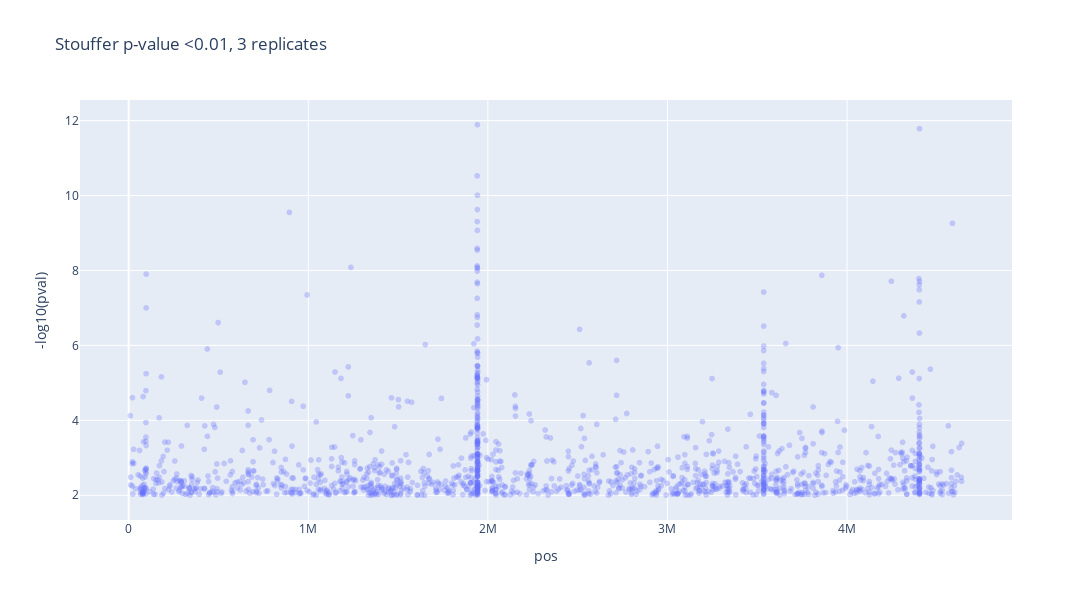

Notebook source saved alongside this figure:
### Code cell
#interactive plot, to explore other regions more easily
#may be of interest to some readers for further exploration of the data.
import plotly.express as px


# Filter the data
# Apply filters
pval_cutoff = 0.01
into_plot = combined_salt2_df.copy()
into_plot = into_plot[(into_plot['stouffer_pval']<pval_cutoff)] #& (into_plot['count']>1)
into_plot['pos_str'] = into_plot['pos'].astype(str) #string version of pos
# label genes, using fast method
into_plot['Gene'] = into_plot['pos'].apply(fast_annotate)

# Generate interactive scatter plot
fig = px.scatter(
    into_plot,
    x="pos",
    y="-log10(pval)",
    title=f"Stouffer p-value <{pval_cutoff}, 3 replicates",
    labels={"pos_str": "Genomic Position", "stouffer_pval": "Stouffer p-value", "Gene": "Gene"},
    opacity=0.3,
    hover_data=into_plot.columns,  # Optional: show all columns on hover,
    width=1200,   # Width in pixels
    height=600 
)

# Optional: log-scale for p-values
#fig.update_yaxes(type="log")


# Display plot
#fig.write_html("interactive_plot_stouffer.html")
fig.show()
